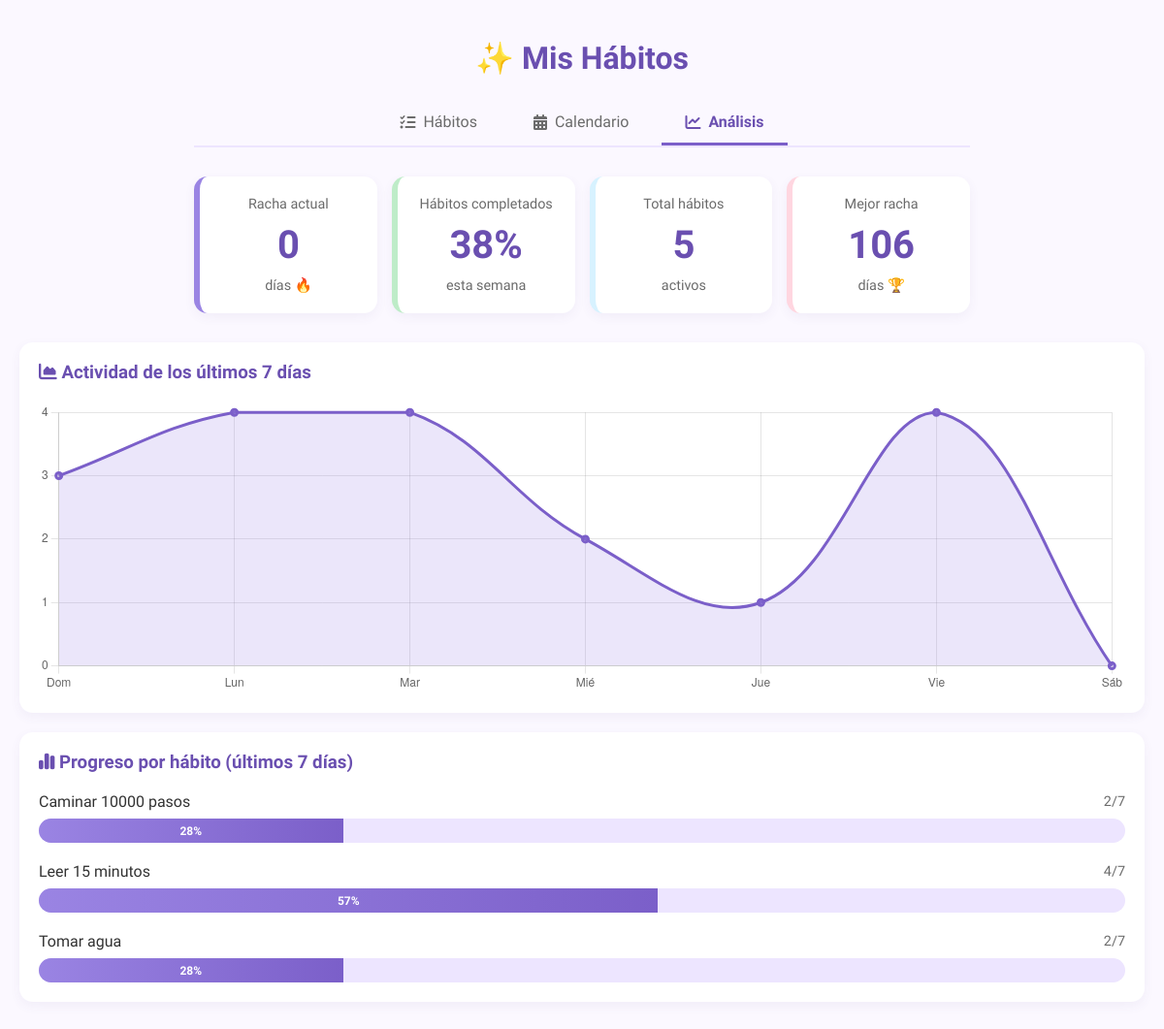
The app's page /analytics with its own data.
### app/models.py (models this page shows)
class DailyHabit(db.Model):
    __tablename__ = "daily_habits"
    id = db.Column(db.Integer, primary_key=True)
    name = db.Column(db.String(100), nullable=False)
    completed = db.Column(db.Boolean, default=False)

### app/routes/main.py (the view)
@main.route("/analytics")
def analytics():
    daily_count = DailyHabit.query.count()
    weekly_count = WeeklyHabit.query.count()
    total_habits = daily_count + weekly_count
    current_streak = calculate_current_streak()
    completion_rate = calculate_weekly_completion_rate()
    best_streak = calculate_best_streak()
    habit_progress = get_habit_progress_list()
    week_activity = get_week_activity()
    return render_template("analytics.html",
                         total_habits=total_habits,
                         current_streak=current_streak,
                         completion_rate=completion_rate,
                         best_streak=best_streak,
                         habit_progress=habit_progress,
                         week_activity=week_activity)

### app/routes/main.py (called while the page is built)
def calculate_current_streak():
    from ..models import WeeklyHabitCompletion
    streak = 0
    current_date = datetime.now().date()
    while True:
        count = WeeklyHabitCompletion.query.filter_by(
            date=current_date,
            completed=True
        ).count()
        if count > 0:
            streak += 1
            current_date -= timedelta(days=1)
        else:
            break
    return streak

def calculate_weekly_completion_rate():
    from ..models import DailyHabit, WeeklyHabitCompletion
    total_daily = DailyHabit.query.count()
    if total_daily == 0:
        return 0
    total_possible = total_daily * 7
    end_date = datetime.now().date()
    start_date = end_date - timedelta(days=6)
    completed = WeeklyHabitCompletion.query.filter(
        WeeklyHabitCompletion.date.between(start_date, end_date),
        WeeklyHabitCompletion.completed == True,
        WeeklyHabitCompletion.habit_type == "daily"
    ).count()
    return int((completed / total_possible) * 100) if total_possible > 0 else 0

def calculate_best_streak():
    from ..models import WeeklyHabitCompletion
    dates = WeeklyHabitCompletion.query.with_entities(
        WeeklyHabitCompletion.date
    ).filter_by(completed=True).distinct().order_by(
        WeeklyHabitCompletion.date
    ).all()
    if not dates:
        return 0
    best_streak = 1
    current_streak = 1
    for i in range(1, len(dates)):
        prev_date = dates[i-1][0]
        curr_date = dates[i][0]
        if (curr_date - prev_date).days == 1:
            current_streak += 1
            best_streak = max(best_streak, current_streak)
        else:
            current_streak = 1
    return best_streak

def get_week_activity():
    from ..models import WeeklyHabitCompletion
    end_date = datetime.now().date()
    week_data = []
    for i in range(6, -1, -1):  # Últimos 7 días
        date = end_date - timedelta(days=i)
        count = WeeklyHabitCompletion.query.filter_by(
            date=date,
            completed=True
        ).count()
        day_name = ['Lun', 'Mar', 'Mié', 'Jue', 'Vie', 'Sáb', 'Dom'][date.weekday()]
        week_data.append({
            'day': day_name,
            'count': count
        })
    return week_data

### app/templates/analytics.html (shortened to what this page needs)
<!DOCTYPE html>
<html lang="es">
<head>
    <link rel="stylesheet" href="https://cdnjs.cloudflare.com/ajax/libs/font-awesome/6.5.0/css/all.min.css">
    <link rel="stylesheet" href="{{ url_for('static', filename='styles.css') }}">
</head>
<body>
    <h1>✨ Mis Hábitos</h1>
    <div class="tabs">
        <a href="{{ url_for('main.index') }}" class="tab">
            <i class="fa-solid fa-list-check"></i> Hábitos
        </a>
        <a href="{{ url_for('main.calendar') }}" class="tab">
            <i class="fa-solid fa-calendar-days"></i> Calendario
        </a>
        <a href="{{ url_for('main.analytics') }}" class="tab active">
            <i class="fa-solid fa-chart-line"></i> Análisis
        </a>
    </div>
    <div class="analytics-container">
        <div class="stats-grid">
            <div class="stat-card">
                <div class="stat-label">Racha actual</div>
                <div class="stat-number">{{ current_streak }}</div>
                <div class="stat-label">días 🔥</div>
            </div>
            <div class="stat-card">
                <div class="stat-label">Hábitos completados</div>
                <div class="stat-number">{{ completion_rate }}%</div>
                <div class="stat-label">esta semana</div>
            </div>
            <div class="stat-card">
                <div class="stat-label">Total hábitos</div>
                <div class="stat-number">{{ total_habits }}</div>
                <div class="stat-label">activos</div>
            </div>
            <div class="stat-card">
                <div class="stat-label">Mejor racha</div>
                <div class="stat-number">{{ best_streak }}</div>
                <div class="stat-label">días 🏆</div>
            </div>
        </div>
    </div>
<div class="progress-section" style="margin-top: 30px;">
    <h3><i class="fa-solid fa-chart-area"></i> Actividad de los últimos 7 días</h3>
    <canvas id="weekChart" style="max-height: 300px;"></canvas>
</div>
<div class="progress-section">
    <h3><i class="fa-solid fa-chart-simple"></i> Progreso por hábito (últimos 7 días)</h3>
    {% if habit_progress %}
        {% for habit in habit_progress %}
        <div class="habit-progress">
            <div class="habit-progress-header">
                <span>
                    {{ habit.name }}
                </span>
                <span>{{ habit.completed }}/{{ habit.total }}</span>
            </div>
            <div class="progress-bar-container">
                <div class="progress-bar" style="width: {{ habit.percentage }}%">
                    {% if habit.percentage > 15 %}
                    {{ habit.percentage }}%
                    {% endif %}
                </div>
            </div>
        </div>
        {% endfor %}
    {% else %}
        <p style="text-align: center; color: var(--muted); padding: 20px;">
            <i class="fa-solid fa-circle-info"></i>
            Completa hábitos durante varios días para ver tu progreso detallado aquí.
        </p>
    {% endif %}
</div>
    <script>
        // Datos desde Flask
        const weekData = {{ week_activity|tojson }};
        // Preparar datos para Chart.js
        const labels = weekData.map(d => d.day);
        const data = weekData.map(d => d.count);
        // Crear el gráfico
        const ctx = document.getElementById('weekChart').getContext('2d');
        new Chart(ctx, {
            type: 'line',
            data: {
                labels: labels,
                datasets: [{
                    label: 'Hábitos completados',
                    data: data,
                    backgroundColor: 'rgba(154, 132, 227, 0.2)',
                    borderColor: 'rgba(123, 95, 201, 1)',
                    borderWidth: 3,
                    fill: true,
                    tension: 0.4
                }]
            },
            options: {
                responsive: true,
                maintainAspectRatio: true,
                plugins: {
                    legend: {
                        display: false
                    }
                },
                scales: {
                    y: {
                        beginAtZero: true,
                        ticks: {
                            stepSize: 1
                        }
                    }
                }
            }
        });
    </script>
</body>
</html>

### app/static/styles.css (style rules this page uses)
:root { --lavanda-1: #EDE5FF; --lavanda-2: #C8B6FF; --lavanda-3: #9a84e3; --lavanda-4: #7b5fc9; --lavanda-5: #6a4fb0; --celeste-1: #d7f2ff; --verde-pastel: #beecc8; --rosa-pastel: #ffd6e0; --fondo: #FBF8FF; --card: #FFFFFF; --texto: #333333; --muted: #6b6b6b; --shadow-strong: 0 8px 24px rgba(90,70,140,0.08); --shadow-soft: 0 4px 12px rgba(90,70,140,0.06); --radius: 14px; --radius-sm: 8px; }
body { font-family: 'Sora', sans-serif; background: var(--fondo); margin: 0; padding: 20px; color: var(--texto); }
h1 { text-align:center ; color: var(--lavanda-5); margin-bottom: 25px; }
.tabs { max-width: 800px; margin: 0 auto 30px; display: flex; gap: 10px; border-bottom: 2px solid var(--lavanda-1); justify-content: center; }
.tab { padding: 12px 24px; background: transparent; border: none; cursor: pointer; color: var(--muted); font-size: 16px; border-bottom: 3px solid transparent; transition: all 0.3s ease; text-decoration: none; display: flex; align-items: center; gap: 8px; }
.tab.active { color: var(--lavanda-5); border-bottom-color: var(--lavanda-4); font-weight: 600; }
.analytics-container { max-width: 800px; margin: 0 auto; }
.stats-grid { display: grid; grid-template-columns: repeat(auto-fit, minmax(180px, 1fr)); gap: 15px; margin-bottom: 30px; }
.stat-card { background: var(--card); padding: 20px; border-radius: var(--radius); box-shadow: var(--shadow-soft); text-align: center; border-left: 6px solid var(--lavanda-3); transition: all 0.3s ease; }
.stat-card:nth-child(2) { border-left-color: var(--verde-pastel); }
.stat-card:nth-child(3) { border-left-color: var(--celeste-1); }
.stat-card:nth-child(4) { border-left-color: var(--rosa-pastel); }
.stat-number { font-size: 2.5em; font-weight: bold; color: var(--lavanda-5); margin: 10px 0; }
.stat-label { color: var(--muted); font-size: 0.9em; }
.progress-section { background: var(--card); padding: 20px; border-radius: var(--radius); box-shadow: var(--shadow-soft); margin-bottom: 20px; }
.progress-section h3 { color: var(--lavanda-5); margin-top: 0; margin-bottom: 20px; }
.habit-progress { margin-bottom: 20px; }
.habit-progress:last-child { margin-bottom: 0; }
.habit-progress-header { display: flex; justify-content: space-between; margin-bottom: 8px; align-items: center; }
.habit-progress-header span:first-child { font-weight: 500; }
.habit-progress-header span:last-child { color: var(--muted); font-size: 0.9em; }
.progress-bar-container { width: 100%; height: 25px; background: var(--lavanda-1); border-radius: 20px; overflow: hidden; }
.progress-bar { height: 100%; background: linear-gradient(90deg, var(--lavanda-3), var(--lavanda-4)); transition: width 0.5s ease; display: flex; align-items: center; justify-content: center; color: white; font-size: 12px; font-weight: 600; min-width: 25px; }

### records on screen
DailyHabit: name "Caminar 10000 pasos", completed "2", total "7", percentage "28"
DailyHabit: name "Leer 15 minutos", completed "4", total "7", percentage "57"
DailyHabit: name "Tomar agua", completed "2", total "7", percentage "28"

### other values on screen
{{ current_streak }} "0"
{{ completion_rate }} "38"
{{ total_habits }} "5"
{{ best_streak }} "106"
